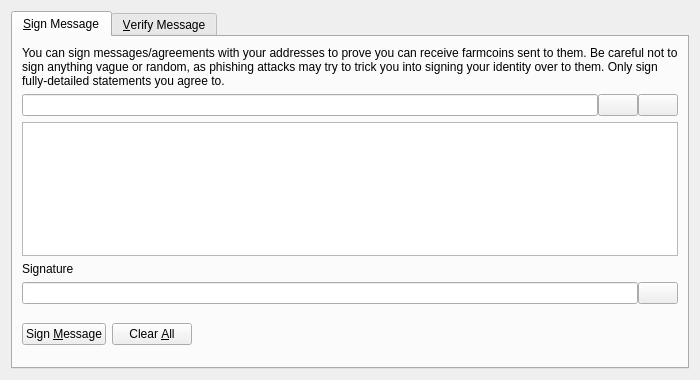
<?xml version="1.0" encoding="UTF-8"?>
<ui version="4.0">
 <class>SignVerifyMessageDialog</class>
 <widget class="QDialog" name="SignVerifyMessageDialog">
  <property name="geometry">
   <rect>
    <x>0</x>
    <y>0</y>
    <width>700</width>
    <height>380</height>
   </rect>
  </property>
  <property name="windowTitle">
   <string>Signatures - Sign / Verify a Message</string>
  </property>
  <property name="modal">
   <bool>true</bool>
  </property>
  <layout class="QVBoxLayout" name="verticalLayout">
   <item>
    <widget class="QTabWidget" name="tabWidget">
     <property name="currentIndex">
      <number>0</number>
     </property>
     <widget class="QWidget" name="tabSignMessage">
      <attribute name="title">
       <string>&amp;Sign Message</string>
      </attribute>
      <layout class="QVBoxLayout" name="verticalLayout_SM">
       <item>
        <widget class="QLabel" name="infoLabel_SM">
         <property name="text">
          <string>You can sign messages/agreements with your addresses to prove you can receive farmcoins sent to them. Be careful not to sign anything vague or random, as phishing attacks may try to trick you into signing your identity over to them. Only sign fully-detailed statements you agree to.</string>
         </property>
         <property name="textFormat">
          <enum>Qt::PlainText</enum>
         </property>
         <property name="wordWrap">
          <bool>true</bool>
         </property>
        </widget>
       </item>
       <item>
        <layout class="QHBoxLayout" name="horizontalLayout_1_SM">
         <property name="spacing">
          <number>0</number>
         </property>
         <item>
          <widget class="QValidatedLineEdit" name="addressIn_SM">
           <property name="toolTip">
            <string>The Farmcoin address to sign the message with</string>
           </property>
          </widget>
         </item>
         <item>
          <widget class="QPushButton" name="addressBookButton_SM">
           <property name="toolTip">
            <string>Choose previously used address</string>
           </property>
           <property name="text">
            <string/>
           </property>
           <property name="icon">
            <iconset resource="../farmcoin.qrc">
             <normaloff>:/icons/address-book</normaloff>:/icons/address-book</iconset>
           </property>
           <property name="shortcut">
            <string>Alt+A</string>
           </property>
           <property name="autoDefault">
            <bool>false</bool>
           </property>
          </widget>
         </item>
         <item>
          <widget class="QPushButton" name="pasteButton_SM">
           <property name="toolTip">
            <string>Paste address from clipboard</string>
           </property>
           <property name="text">
            <string/>
           </property>
           <property name="icon">
            <iconset resource="../farmcoin.qrc">
             <normaloff>:/icons/editpaste</normaloff>:/icons/editpaste</iconset>
           </property>
           <property name="shortcut">
            <string>Alt+P</string>
           </property>
           <property name="autoDefault">
            <bool>false</bool>
           </property>
          </widget>
         </item>
        </layout>
       </item>
       <item>
        <widget class="QPlainTextEdit" name="messageIn_SM">
         <property name="toolTip">
          <string>Enter the message you want to sign here</string>
         </property>
        </widget>
       </item>
       <item>
        <widget class="QLabel" name="signatureLabel_SM">
         <property name="text">
          <string>Signature</string>
         </property>
         <property name="textFormat">
          <enum>Qt::PlainText</enum>
         </property>
        </widget>
       </item>
       <item>
        <layout class="QHBoxLayout" name="horizontalLayout_2_SM">
         <property name="spacing">
          <number>0</number>
         </property>
         <item>
          <widget class="QLineEdit" name="signatureOut_SM">
           <property name="font">
            <font>
             <italic>true</italic>
            </font>
           </property>
           <property name="readOnly">
            <bool>true</bool>
           </property>
          </widget>
         </item>
         <item>
          <widget class="QPushButton" name="copySignatureButton_SM">
           <property name="toolTip">
            <string>Copy the current signature to the system clipboard</string>
           </property>
           <property name="text">
            <string/>
           </property>
           <property name="icon">
            <iconset resource="../farmcoin.qrc">
             <normaloff>:/icons/editcopy</normaloff>:/icons/editcopy</iconset>
           </property>
           <property name="autoDefault">
            <bool>false</bool>
           </property>
          </widget>
         </item>
        </layout>
       </item>
       <item>
        <layout class="QHBoxLayout" name="horizontalLayout_3_SM">
         <item>
          <widget class="QPushButton" name="signMessageButton_SM">
           <property name="toolTip">
            <string>Sign the message to prove you own this Farmcoin address</string>
           </property>
           <property name="text">
            <string>Sign &amp;Message</string>
           </property>
           <property name="icon">
            <iconset resource="../farmcoin.qrc">
             <normaloff>:/icons/edit</normaloff>:/icons/edit</iconset>
           </property>
           <property name="autoDefault">
            <bool>false</bool>
           </property>
          </widget>
         </item>
         <item>
          <widget class="QPushButton" name="clearButton_SM">
           <property name="toolTip">
            <string>Reset all sign message fields</string>
           </property>
           <property name="text">
            <string>Clear &amp;All</string>
           </property>
           <property name="icon">
            <iconset resource="../farmcoin.qrc">
             <normaloff>:/icons/remove</normaloff>:/icons/remove</iconset>
           </property>
           <property name="autoDefault">
            <bool>false</bool>
           </property>
          </widget>
         </item>
         <item>
          <spacer name="horizontalSpacer_1_SM">
           <property name="orientation">
            <enum>Qt::Horizontal</enum>
           </property>
           <property name="sizeHint" stdset="0">
            <size>
             <width>40</width>
             <height>48</height>
            </size>
           </property>
          </spacer>
         </item>
         <item>
          <widget class="QLabel" name="statusLabel_SM">
           <property name="font">
            <font>
             <weight>75</weight>
             <bold>true</bold>
            </font>
           </property>
           <property name="text">
            <string/>
           </property>
           <property name="wordWrap">
            <bool>true</bool>
           </property>
          </widget>
         </item>
         <item>
          <spacer name="horizontalSpacer_2_SM">
           <property name="orientation">
            <enum>Qt::Horizontal</enum>
           </property>
           <property name="sizeHint" stdset="0">
            <size>
             <width>40</width>
             <height>48</height>
            </size>
           </property>
          </spacer>
         </item>
        </layout>
       </item>
      </layout>
     </widget>
     <widget class="QWidget" name="tabVerifyMessage">
      <attribute name="title">
       <string>&amp;Verify Message</string>
      </attribute>
      <layout class="QVBoxLayout" name="verticalLayout_VM">
       <item>
        <widget class="QLabel" name="infoLabel_VM">
         <property name="text">
          <string>Enter the receiver's address, message (ensure you copy line breaks, spaces, tabs, etc. exactly) and signature below to verify the message. Be careful not to read more into the signature than what is in the signed message itself, to avoid being tricked by a man-in-the-middle attack. Note that this only proves the signing party receives with the address, it cannot prove sendership of any transaction!</string>
         </property>
         <property name="textFormat">
          <enum>Qt::PlainText</enum>
         </property>
         <property name="alignment">
          <set>Qt::AlignLeading|Qt::AlignLeft|Qt::AlignTop</set>
         </property>
         <property name="wordWrap">
          <bool>true</bool>
         </property>
        </widget>
       </item>
       <item>
        <layout class="QHBoxLayout" name="horizontalLayout_1_VM">
         <property name="spacing">
          <number>0</number>
         </property>
         <item>
          <widget class="QValidatedLineEdit" name="addressIn_VM">
           <property name="toolTip">
            <string>The Farmcoin address the message was signed with</string>
           </property>
          </widget>
         </item>
         <item>
          <widget class="QPushButton" name="addressBookButton_VM">
           <property name="toolTip">
            <string>Choose previously used address</string>
           </property>
           <property name="text">
            <string/>
           </property>
           <property name="icon">
            <iconset resource="../farmcoin.qrc">
             <normaloff>:/icons/address-book</normaloff>:/icons/address-book</iconset>
           </property>
           <property name="shortcut">
            <string>Alt+A</string>
           </property>
           <property name="autoDefault">
            <bool>false</bool>
           </property>
          </widget>
         </item>
        </layout>
       </item>
       <item>
        <widget class="QPlainTextEdit" name="messageIn_VM"/>
       </item>
       <item>
        <widget class="QValidatedLineEdit" name="signatureIn_VM"/>
       </item>
       <item>
        <layout class="QHBoxLayout" name="horizontalLayout_2_VM">
         <item>
          <widget class="QPushButton" name="verifyMessageButton_VM">
           <property name="toolTip">
            <string>Verify the message to ensure it was signed with the specified Farmcoin address</string>
           </property>
           <property name="text">
            <string>Verify &amp;Message</string>
           </property>
           <property name="icon">
            <iconset resource="../farmcoin.qrc">
             <normaloff>:/icons/transaction_0</normaloff>:/icons/transaction_0</iconset>
           </property>
           <property name="autoDefault">
            <bool>false</bool>
           </property>
          </widget>
         </item>
         <item>
          <widget class="QPushButton" name="clearButton_VM">
           <property name="toolTip">
            <string>Reset all verify message fields</string>
           </property>
           <property name="text">
            <string>Clear &amp;All</string>
           </property>
           <property name="icon">
            <iconset resource="../farmcoin.qrc">
             <normaloff>:/icons/remove</normaloff>:/icons/remove</iconset>
           </property>
           <property name="autoDefault">
            <bool>false</bool>
           </property>
          </widget>
         </item>
         <item>
          <spacer name="horizontalSpacer_1_VM">
           <property name="orientation">
            <enum>Qt::Horizontal</enum>
           </property>
           <property name="sizeHint" stdset="0">
            <size>
             <width>40</width>
             <height>48</height>
            </size>
           </property>
          </spacer>
         </item>
         <item>
          <widget class="QLabel" name="statusLabel_VM">
           <property name="font">
            <font>
             <weight>75</weight>
             <bold>true</bold>
            </font>
           </property>
           <property name="text">
            <string/>
           </property>
           <property name="wordWrap">
            <bool>true</bool>
           </property>
          </widget>
         </item>
         <item>
          <spacer name="horizontalSpacer_2_VM">
           <property name="orientation">
            <enum>Qt::Horizontal</enum>
           </property>
           <property name="sizeHint" stdset="0">
            <size>
             <width>40</width>
             <height>48</height>
            </size>
           </property>
          </spacer>
         </item>
        </layout>
       </item>
      </layout>
     </widget>
    </widget>
   </item>
  </layout>
 </widget>
 <customwidgets>
  <customwidget>
   <class>QValidatedLineEdit</class>
   <extends>QLineEdit</extends>
   <header>qt/qvalidatedlineedit.h</header>
  </customwidget>
 </customwidgets>
 <resources>
  <include location="../farmcoin.qrc"/>
 </resources>
 <connections/>
</ui>
